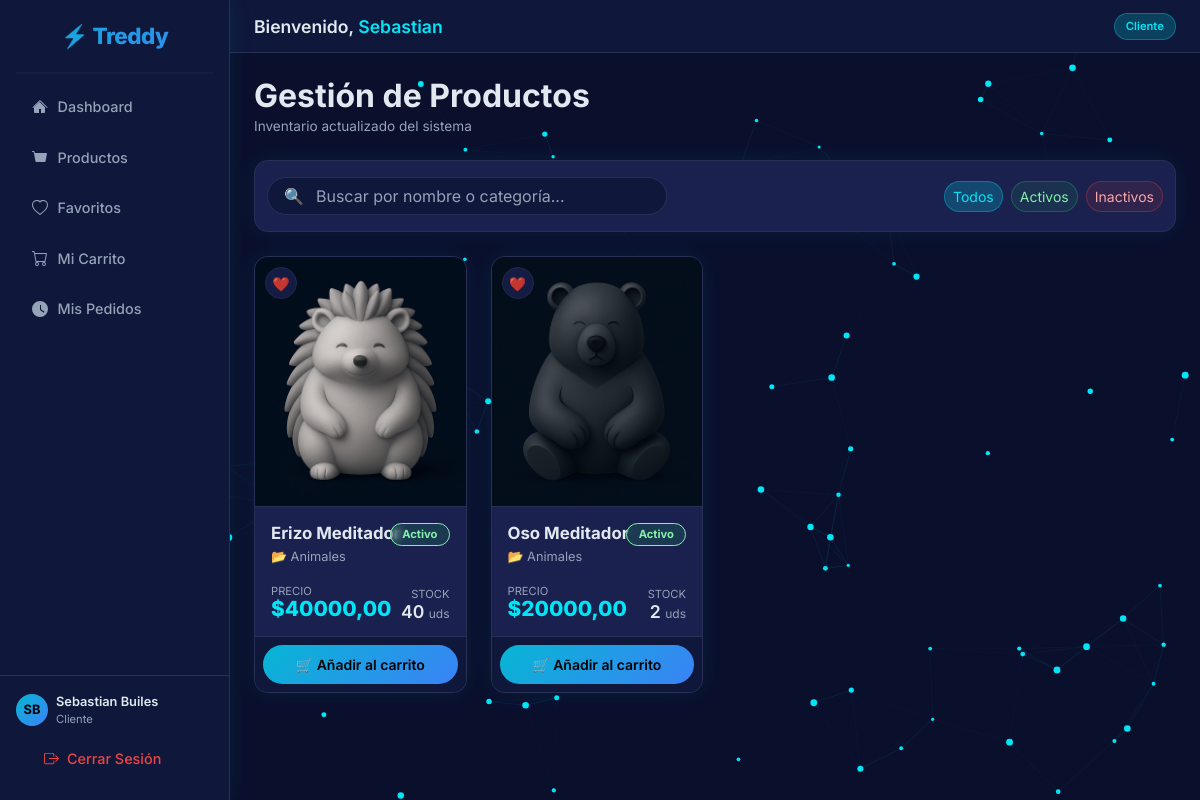
Screenshot of /productos/ (signed in) with the database file from the repository.
### usuarios/models.py (models this page shows, shortened)
class Usuario(AbstractUser):
    ROLES = (
        ('Administrador', 'Administrador'),
        ('Vendedor', 'Vendedor'),
        ('Cliente', 'Cliente'),
    )
    ESTADOS = (
        ('Activo', 'Activo'),
        ('Inactivo', 'Inactivo'),
        ('Pendiente', 'Pendiente'),
    )
    email = models.EmailField(unique=True, max_length=150)
    telefono = models.CharField(
        max_length=20,
        blank=True,
        null=True,
        validators=[RegexValidator(r'^\+?1?\d{9,15}$', 'El número de teléfono debe ingresarse en el formato: "+999999999". Hasta 15 dígitos permitidos.')]
    )
    tipo_usuario = models.CharField(max_length=20, choices=ROLES, default='Cliente')
    estado = models.CharField(max_length=20, choices=ESTADOS, default='Pendiente')
    USERNAME_FIELD = 'email'
    REQUIRED_FIELDS = ['username', 'first_name', 'last_name']

### productos/models.py (models this page shows, shortened)
class Producto(models.Model):
    ESTADOS = (
        ('activo', 'Activo'),
        ('inactivo', 'Inactivo'),
    )
    nombre = models.CharField(max_length=150, validators=[MinLengthValidator(3, 'El nombre debe tener al menos 3 caracteres.')])
    descripcion = models.TextField(blank=True, null=True)
    precio_base = models.DecimalField(max_digits=10, decimal_places=2, validators=[MinValueValidator(0.01, 'El precio debe ser mayor a 0.')])
    stock = models.IntegerField(default=0, validators=[MinValueValidator(0, 'El stock no puede ser negativo.')])
    estado = models.CharField(max_length=20, choices=ESTADOS, default='activo')
    categoria = models.CharField(max_length=100, blank=True, null=True, validators=[RegexValidator(r'^[a-zA-ZáéíóúÁÉÍÓÚñÑ0-9\s]+$', 'La categoría solo debe contener letras y números.')])
    imagen = models.ImageField(upload_to='productos/', blank=True, null=True)
    created_at = models.DateTimeField(auto_now_add=True)
    updated_at = models.DateTimeField(auto_now=True)

### productos/views.py (the view)
# urls.py: path('', views.producto_list, name='productos_list'),
@login_required
def producto_list(request):
    productos = Producto.objects.all().order_by('-created_at')
    if request.headers.get('X-Requested-With') == 'XMLHttpRequest':
        return render(request, 'productos/partials/producto_list.html', {'productos': productos})
    return render(request, 'productos/producto_list.html', {'productos': productos})

### templates/productos/producto_list.html (shortened to what this page needs)
{% extends 'base.html' %}
{% block content %}
    {% include 'productos/partials/producto_list.html' %}
{% endblock %}

### templates/base.html (shortened to what this page needs)
<!DOCTYPE html>
<html lang="es-co">
<head>
    {% load static %}
    <link rel="stylesheet" href="{% static 'css/bootstrap.min.css' %}">
    <link rel="stylesheet" href="{% static 'css/vendor/sweetalert2.min.css' %}">
    <link rel="stylesheet" href="{% static 'css/vendor/nprogress.min.css' %}">
    <link rel="stylesheet" href="{% static 'css/custom.css' %}">
</head>
<body>
<div class="d-flex" style="min-height:100vh;">
    <nav class="sidebar d-flex flex-column" style="width:230px; min-width:230px; min-height:100vh; position:sticky; top:0;">
        <a class="sidebar-brand" href="{% url 'dashboard' %}">⚡ Treddy</a>
        <hr class="border-bottom mx-3 my-0">
        <ul class="nav flex-column flex-grow-1 mt-2 px-1">
            <li class="nav-item">
                <a class="nav-link spa-link" href="#" data-url="{% url 'dashboard' %}">
                    <svg width="16" height="16" fill="currentColor" viewBox="0 0 16 16"><path d="M8 3.293l5 5V13a1 1 0 0 1-1 1H9v-4H7v4H3a1 1 0 0 1-1-1V8.293l5-5z"/><path d="M7.293 1.5a1 1 0 0 1 1.414 0l6.647 6.646a.5.5 0 0 1-.708.708L8 2.207 1.354 8.854a.5.5 0 1 1-.708-.708L7.293 1.5z"/></svg>
                    Dashboard
                </a>
            </li>
            <li class="nav-item">
                <a class="nav-link spa-link" href="#" data-url="{% url 'productos_list' %}">
                    <svg width="16" height="16" fill="currentColor" viewBox="0 0 16 16"><path d="M0 1.5A.5.5 0 0 1 .5 1H2a.5.5 0 0 1 .485.379L2.89 3H14.5a.5.5 0 0 1 .491.592l-1.5 8A.5.5 0 0 1 13 12H4a.5.5 0 0 1-.491-.408L2.01 3.607 1.61 2H.5a.5.5 0 0 1-.5-.5z"/></svg>
                    Productos
                </a>
            </li>
            {% if user.tipo_usuario == 'Cliente' %}
            <li class="nav-item">
                <a class="nav-link spa-link" href="#" data-url="{% url 'favoritos_list' %}">
                    Favoritos
                </a>
            </li>
            <li class="nav-item">
                <a class="nav-link spa-link" href="#" data-url="{% url 'view_cart' %}">
                    Mi Carrito
                </a>
            </li>
            <li class="nav-item">
                <a class="nav-link spa-link" href="#" data-url="{% url 'pedidos_list' %}">
                    <svg width="16" height="16" fill="currentColor" viewBox="0 0 16 16"><path d="M8 0a8 8 0 1 0 0 16A8 8 0 0 0 8 0zm1 4v4.25l3.5 2.5-.75 1L8 9V4h1z"/></svg>
                    Mis Pedidos
                </a>
            </li>
            {% endif %}
        </ul>
        <div class="px-3 py-3 border-top" style="border-color: var(--treddy-border) !important;">
            <div class="d-flex align-items-center gap-2 mb-2">
                <div style="width:32px;height:32px;border-radius:50%;background:var(--treddy-grad);display:flex;align-items:center;justify-content:center;font-weight:700;color:#000;font-size:0.8rem;flex-shrink:0;">
                    {{ user.first_name|slice:":1"|upper }}{{ user.last_name|slice:":1"|upper }}
                </div>
                <div style="overflow:hidden;">
                    <div style="font-size:0.8rem;font-weight:600;color:var(--treddy-text);white-space:nowrap;overflow:hidden;text-overflow:ellipsis;">
                        {{ user.first_name }} {{ user.last_name }}
                    </div>
                    <div style="font-size:0.7rem;color:var(--treddy-muted);">{{ user.tipo_usuario }}</div>
                </div>
            </div>
            <a class="nav-link text-danger d-flex align-items-center gap-2" href="{% url 'logout' %}">
                Cerrar Sesión
            </a>
        </div>
    </nav>
    <main class="flex-grow-1" style="overflow-x:hidden;">
        <div class="topbar d-flex justify-content-between align-items-center">
            <h1 class="mb-0">
                Bienvenido, <span style="color:var(--treddy-cyan);">{{ user.first_name }}</span>
            </h1>
            <span class="badge-role">{{ user.tipo_usuario }}</span>
        </div>
        <div id="spa-container" class="p-4">
            {% block content %}{% endblock %}
        </div>
    </main>
</div>
</body>
</html>

### templates/productos/partials/producto_list.html (shortened to what this page needs)
<div class="d-flex justify-content-between align-items-center mb-4">
    <div>
        <h2 class="fw-bold mb-0" style="color:var(--treddy-text);">Gestión de Productos</h2>
        <p class="mb-0" style="color:var(--treddy-muted);font-size:0.85rem;">Inventario actualizado del sistema</p>
    </div>
</div>
<div class="card mb-4 p-2 border-0" style="background:var(--treddy-panel); box-shadow:none;">
    <div class="card-body d-flex flex-column flex-md-row gap-3 align-items-center justify-content-between py-2 px-1">
        <div class="d-flex align-items-center px-3"
            style="max-width: 400px; width:100%; background:var(--treddy-panel); border:1px solid var(--treddy-border); border-radius:50px; overflow:hidden;">
            <span style="color:var(--treddy-muted);">🔍</span>
            <input type="text" id="searchInput" class="form-control bg-transparent"
                placeholder="Buscar por nombre o categoría..."
                style="border:none !important; box-shadow:none !important; color:var(--treddy-text);">
        </div>
        <div class="d-flex gap-2 mt-3 mt-md-0">
            <button class="btn btn-sm filter-btn active" data-filter="all"
                style="background:var(--treddy-cyan-dim); color:var(--treddy-cyan); border:1px solid rgba(0,230,246,0.3); border-radius:50px;">Todos</button>
            <button class="btn btn-sm filter-btn" data-filter="activo"
                style="background:rgba(34,197,94,0.1); color:#86efac; border:1px solid rgba(34,197,94,0.3); border-radius:50px;">Activos</button>
            <button class="btn btn-sm filter-btn" data-filter="inactivo"
                style="background:rgba(239,68,68,0.1); color:#fca5a5; border:1px solid rgba(239,68,68,0.3); border-radius:50px;">Inactivos</button>
        </div>
    </div>
</div>
<div class="row row-cols-1 row-cols-md-2 row-cols-lg-3 row-cols-xl-4 g-4" id="productsGrid">
    {% for producto in productos %}
    <div class="col product-item" data-name="{{ producto.nombre|lower }}" data-cat="{{ producto.categoria|lower }}"
        data-status="{{ producto.estado }}">
        <div class="card h-100 treddy-card-hover overflow-hidden">
            <div class="position-relative">
                {% if producto.imagen %}
                <div
                    style="height:250px; background:var(--treddy-bg); border-bottom:1px solid var(--treddy-border); overflow:hidden;">
                    <img src="{{ producto.imagen.url }}" alt="{{ producto.nombre }}"
                        style="width:100%; height:100%; object-fit:cover; transition: transform 0.3s ease;"
                        onmouseover="this.style.transform='scale(1.08)'" onmouseout="this.style.transform='scale(1)'">
                </div>
                {% else %}
                <div class="d-flex align-items-center justify-content-center"
                    style="height:250px;background:var(--treddy-bg);border-bottom:1px solid var(--treddy-border);">
                    <span style="font-size:3rem; opacity:0.5;">📦</span>
                </div>
                {% endif %}
                {% if request.user.tipo_usuario == 'Cliente' %}
                <button class="btn btn-sm btn-light position-absolute btn-fav" data-pk="{{ producto.pk }}"
                    style="top: 10px; left: 10px; border-radius: 50%; width: 32px; height: 32px; padding: 0; display:flex; align-items:center; justify-content:center; opacity:0.8; transition: opacity 0.2s; z-index:10; color: #ff4b4b;">
                    ❤️
                </button>
                {% endif %}
            </div>
            <div class="card-body position-relative">
                <span
                    class="badge position-absolute top-0 end-0 m-3 {% if producto.estado == 'activo' %}bg-success-subtle text-success{% else %}bg-danger-subtle text-danger{% endif %}"
                    style="font-size:0.7rem;border-radius:50px;padding:0.3rem 0.7rem; backdrop-filter:blur(4px); border:1px solid currentColor;">
                    {{ producto.estado|title }}
                </span>
                <h5 class="card-title fw-bold mb-1 pe-5" style="font-size:1.05rem;" title="{{ producto.nombre }}">
                    {{ producto.nombre|truncatechars:25 }}
                </h5>
                <p style="color:var(--treddy-muted);font-size:0.8rem;margin-bottom:0.8rem;">
                    📂 {{ producto.categoria|default:"Sin categoría" }}
                </p>
                <div class="d-flex justify-content-between align-items-end mt-3">
                    <div>
                        <div style="color:var(--treddy-muted);font-size:0.7rem;text-transform:uppercase;">Precio</div>
                        <div style="color:var(--treddy-cyan);font-size:1.3rem;font-weight:800;line-height:1;">
                            ${{ producto.precio_base }}
                        </div>
                    </div>
                    <div class="text-end">
                        <div style="color:var(--treddy-muted);font-size:0.7rem;text-transform:uppercase;">Stock</div>
                        <div style="color:var(--treddy-text);font-size:1.1rem;font-weight:600;line-height:1;">
                            {{ producto.stock }} <span
                                style="font-size:0.75rem;font-weight:400;color:var(--treddy-muted);">uds</span>
                        </div>
                    </div>
                </div>
            </div>
            {% if request.user.tipo_usuario != 'Cliente' %}
            <div class="card-footer p-2 d-flex gap-2 bg-transparent border-0">
                <button class="btn btn-outline-primary btn-sm flex-fill spa-link" style="border-radius:0.5rem;"
                    data-url="{% url 'producto_update' producto.pk %}">
                    ✏️ Editar
                </button>
                <button type="button" class="btn btn-outline-danger btn-sm flex-fill btn-delete"
                    style="border-radius:0.5rem;" data-url="{% url 'producto_delete' producto.pk %}"
                    data-name="{{ producto.nombre }}">
                    🗑️ Eliminar
                </button>
            </div>
            {% else %}
            <div class="card-footer p-2 d-flex gap-2 bg-transparent border-0">
                <button class="btn btn-primary w-100 btn-sm btn-add-cart" style="border-radius:0.5rem;"
                    data-pk="{{ producto.pk }}">
                    🛒 Añadir al carrito
                </button>
            </div>
            {% endif %}
        </div>
    </div>
    {% endfor %}
</div>

### static/css/custom.css (style rules this page uses)
:root { --treddy-bg: #0A0F2C; --treddy-panel: #0F173A; --treddy-card: #1a214f; --treddy-border: #2a3055; --treddy-cyan: #00E6F6; --treddy-cyan-dim: rgba(0, 230, 246, 0.20); --treddy-text: #e2e8f0; --treddy-muted: #94a3b8; --treddy-grad: linear-gradient(135deg, #06b6d4, #3b82f6); --treddy-radius: 0.85rem; --treddy-shadow: 0 0 24px rgba(0, 230, 246, 0.08); --bs-body-bg: var(--treddy-bg); --bs-body-color: var(--treddy-text); --bs-primary: #06b6d4; --bs-primary-rgb: 6, 182, 212; --bs-border-color: var(--treddy-border); --bs-card-bg: var(--treddy-card); --bs-font-sans-serif: 'Inter', Arial, Helvetica, sans-serif; }
*, *::before, *::after { box-sizing: border-box; }
body { background-color: var(--treddy-bg) !important; color: var(--treddy-text) !important; font-family: var(--bs-font-sans-serif) !important; }
.sidebar { background: var(--treddy-panel) !important; border-right: 1px solid var(--treddy-border) !important; box-shadow: var(--treddy-shadow) !important; }
.sidebar-brand { font-size: 1.4rem; font-weight: 800; letter-spacing: -0.5px; background: var(--treddy-grad); -webkit-background-clip: text; -webkit-text-fill-color: transparent; background-clip: text; padding: 1.2rem 1rem; display: block; text-align: center; }
.sidebar .nav-link { color: var(--treddy-muted) !important; padding: 0.75rem 1.25rem; border-radius: 0.6rem; margin: 0.15rem 0.5rem; font-size: 0.9rem; font-weight: 500; transition: all 0.2s ease; display: flex; align-items: center; gap: 0.6rem; text-decoration: none !important; }
.sidebar .nav-link.text-danger { color: #ef4444 !important; }
.topbar { background: var(--treddy-panel); border-bottom: 1px solid var(--treddy-border); padding: 0.8rem 1.5rem; }
.topbar h1 { font-size: 1.1rem; font-weight: 600; color: var(--treddy-text); }
.topbar .badge-role { font-size: 0.7rem; background: var(--treddy-cyan-dim); color: var(--treddy-cyan); border: 1px solid rgba(0, 230, 246, 0.3); padding: 0.25rem 0.7rem; border-radius: 50px; font-weight: 600; }
.card { background: var(--treddy-card) !important; border: 1px solid var(--treddy-border) !important; border-radius: var(--treddy-radius) !important; color: var(--treddy-text) !important; box-shadow: var(--treddy-shadow) !important; transition: transform 0.2s ease, box-shadow 0.2s ease !important; }
.card-footer { background: var(--treddy-panel) !important; border-top: 1px solid var(--treddy-border) !important; }
.form-control, .form-select { background: var(--treddy-panel) !important; border: 1px solid var(--treddy-border) !important; color: var(--treddy-text) !important; border-radius: 0.6rem !important; }
.form-control::placeholder { color: var(--treddy-muted) !important; }
.btn-primary { background: var(--treddy-grad) !important; border: none !important; color: #000 !important; font-weight: 600 !important; border-radius: 50px !important; padding: 0.55rem 1.5rem !important; transition: opacity 0.2s, transform 0.15s !important; }
.btn-light { background: var(--treddy-card) !important; border: 1px solid var(--treddy-border) !important; color: var(--treddy-muted) !important; border-radius: 50px !important; }
.bg-success-subtle { background: rgba(34, 197, 94, 0.15) !important; }
.text-success { color: #86efac !important; }
.text-danger { color: #fca5a5 !important; }
.border-bottom { border-color: var(--treddy-border) !important; }
.treddy-card-hover { transition: transform 0.2s ease, box-shadow 0.2s ease, border-color 0.2s ease; }

### rows the page displays
Usuario: first_name "S", last_name "B", first_name "Sebastian", last_name "Builes", tipo_usuario "Cliente"
Producto: imagen (picture), {{ producto.pk }} 3 (drawn), estado "Activo", nombre "Erizo Meditador", categoria "Animales", precio_base "40000,00", stock "40"
Producto: imagen (picture), estado "Activo", nombre "Oso Meditador", categoria "Animales", precio_base "20000,00", stock "2"
